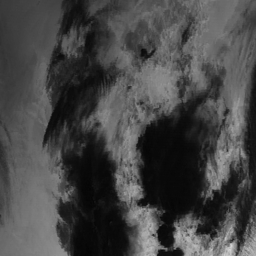
#> input picture satyam/Random_Forest_Single_dummy_images/dummy/010214A1.png, 256 x 256 px
$ jupyter execute --allow-errors random_forest_satellite_band.ipynb
#> lines starting #> are read from the running program, lines starting #| are printed output that depends on the picture
[cell 1]
from sklearn.ensemble import RandomForestRegressor
import numpy as np

import matplotlib.pyplot as plt; plt.rcdefaults()

[cell 2]
import PIL

[cell 3]
# Create dataset
# Satellite 2
Sa2 = PIL.Image.open("dummy/010214A1.png").convert("L")
Sa2arr = np.array(Sa2).flatten()
Sa2arr.shape
#> Out = (65536,)

[cell 4]
# Satellite 3
Sa3 = PIL.Image.open("dummy/010214A2.png").convert("L")
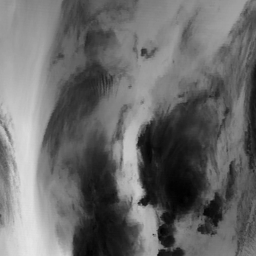
#> input picture satyam/Random_Forest_Single_dummy_images/dummy/010214A2.png, 256 x 256 px
Sa3arr = np.array(Sa3).flatten()
Sa3arr.shape
#> Out = (65536,)

[cell 5]
# Satellite 4
Sa4 = PIL.Image.open("dummy/010214A3.png").convert("L")
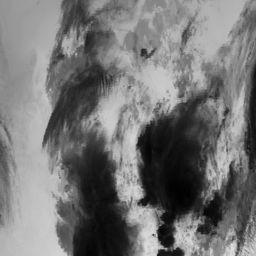
#> input picture satyam/Random_Forest_Single_dummy_images/dummy/010214A3.png, 256 x 256 px
Sa4arr = np.array(Sa4).flatten()
Sa4arr.shape
#> Out = (65536,)

[cell 6]
# Satellite 6
Sa6 = PIL.Image.open("dummy/010214A4.png").convert("L")
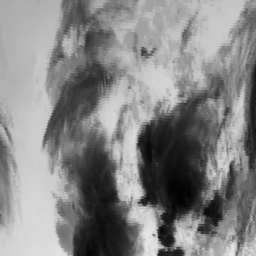
#> input picture satyam/Random_Forest_Single_dummy_images/dummy/010214A4.png, 256 x 256 px
Sa6arr = np.array(Sa6).flatten()
Sa6arr.shape
#> Out = (65536,)

[cell 7]
# Radar Output
Radar = PIL.Image.open("dummy/010214B1.png").convert("L")
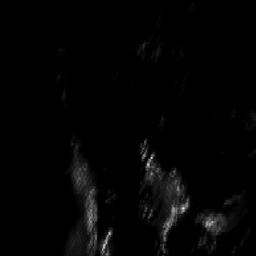
#> input picture satyam/Random_Forest_Single_dummy_images/dummy/010214B1.png, 256 x 256 px
Radararr = np.array(Radar).flatten()
Radararr.shape
#> Out = (65536,)

[cell 8]
Y = Radararr

[cell 9]
# Create rows for the dataset
X = [];
for i in range(65536):
    x = [];
    x.append(Sa2arr[i])
    x.append(Sa3arr[i])
    x.append(Sa4arr[i])
    x.append(Sa6arr[i])
    X.append(x)
#> after the loop, X = 65536 items

[cell 10]
X_numpy = np.asarray(X)
X_numpy

[cell 11]
X_numpy.shape
#> Out = (65536, 4)

[cell 12]
names = ["Band 2", "Band 3", "Band 4", "Band 6"]
X_names = np.asarray(names)

# Fit the model

[cell 13]
rf = RandomForestRegressor()
rf.fit(X_numpy, Y)

[cell 14]
for feat, score in zip(X_names, rf.feature_importances_):
    print('{}       {}'.format(feat, score))

[cell 15]
plt.bar(names,rf.feature_importances_, color='g')
plt.xlabel('Feature')
plt.ylabel('Score')
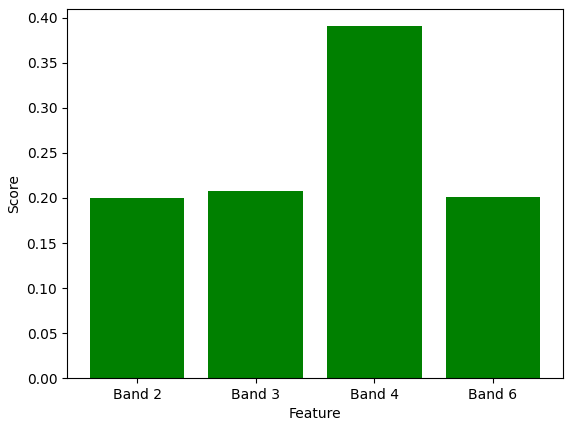
#> figure drawn by matplotlib, 1 panel; tallest bar 0.391 high, from x = 1.6 to 2.4

[cell 16]
plt.title('Feature Importance')
plt.show()

[cell 17]
# Create dataset
# Satellite 2
Sa2 = PIL.Image.open("dummy_1/041710A1.png").convert("L")
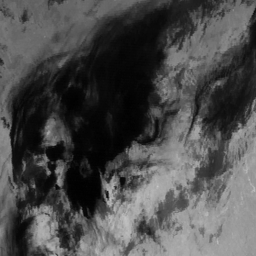
#> input picture satyam/Random_Forest_Single_dummy_images/dummy_1/041710A1.png, 256 x 256 px
Sa2arr = np.array(Sa2).flatten()
Sa2arr.shape
#> Out = (65536,)

#> (a cell that did not finish here is left out)

#> (a cell that did not finish here is left out)

#> (a cell that did not finish here is left out)

[cell 21]
# Satellite 6
Sa6 = PIL.Image.open("dummy/010214A4.png").convert("L")
Sa6arr = np.array(Sa6).flatten()
Sa6arr.shape
#> Out = (65536,)

[cell 22]
Y = Radararr

[cell 23]
# Create rows for the dataset
X = [];
for i in range(65536):
    x = [];
    x.append(Sa2arr[i])
    x.append(Sa3arr[i])
    x.append(Sa4arr[i])
    x.append(Sa6arr[i])
    X.append(x)

[cell 24]
X_numpy = np.asarray(X)
X_numpy

[cell 25]
X_numpy.shape
#> Out = (65536, 4)

[cell 26]
names = ["Band 2", "Band 3", "Band 4", "Band 6"]
X_names = np.asarray(names)

[cell 27]
rf = RandomForestRegressor()
rf.fit(X_numpy, Y)

[cell 28]
for feat, score in zip(X_names, rf.feature_importances_):
    print('{}       {}'.format(feat, score))

[cell 29]
plt.bar(names,rf.feature_importances_, color='g')
plt.xlabel('Feature')
plt.ylabel('Score')
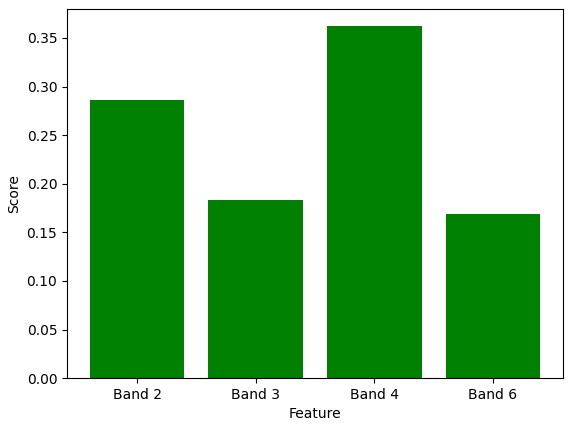
#> figure drawn by matplotlib, 1 panel; tallest bar 0.362 high, from x = 1.6 to 2.4

[cell 30]
plt.title('Feature Importance')
plt.show()

[cell 31]
Sa2 = PIL.Image.open("dummy/010214A1.png")
#> Sa2 is the input picture: PIL image 256x256 RGBA; mean R, G, B, A 69.7, 69.7, 69.7, 255

[cell 32]
np.array(Sa2).shape
#> Out = (256, 256, 4)

[cell 33]
len(Sa2arr)
#> Out = 65536
